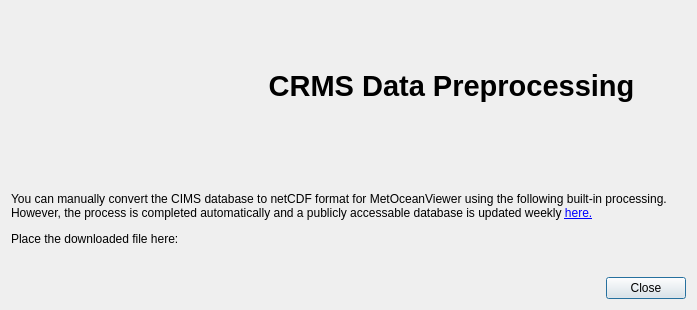
<?xml version="1.0" encoding="UTF-8"?>
<ui version="4.0">
 <class>CrmsDialog</class>
 <widget class="QDialog" name="CrmsDialog">
  <property name="geometry">
   <rect>
    <x>0</x>
    <y>0</y>
    <width>697</width>
    <height>310</height>
   </rect>
  </property>
  <property name="windowTitle">
   <string>CRMS Processing</string>
  </property>
  <layout class="QVBoxLayout" name="verticalLayout">
   <item>
    <layout class="QHBoxLayout" name="horizontalLayout_2">
     <item>
      <widget class="QLabel" name="crmslogo">
       <property name="minimumSize">
        <size>
         <width>200</width>
         <height>150</height>
        </size>
       </property>
       <property name="maximumSize">
        <size>
         <width>200</width>
         <height>150</height>
        </size>
       </property>
       <property name="text">
        <string>&lt;html&gt;&lt;head/&gt;&lt;body&gt;&lt;p&gt;&lt;img src=&quot;:/rsc/img/crms.png&quot; width=&quot;200&quot;/&gt;&lt;/p&gt;&lt;/body&gt;&lt;/html&gt;</string>
       </property>
       <property name="textFormat">
        <enum>Qt::RichText</enum>
       </property>
      </widget>
     </item>
     <item>
      <widget class="QLabel" name="label_title">
       <property name="minimumSize">
        <size>
         <width>75</width>
         <height>0</height>
        </size>
       </property>
       <property name="font">
        <font>
         <pointsize>22</pointsize>
         <weight>75</weight>
         <bold>true</bold>
        </font>
       </property>
       <property name="text">
        <string>CRMS Data Preprocessing</string>
       </property>
       <property name="textFormat">
        <enum>Qt::RichText</enum>
       </property>
       <property name="scaledContents">
        <bool>false</bool>
       </property>
       <property name="alignment">
        <set>Qt::AlignCenter</set>
       </property>
      </widget>
     </item>
    </layout>
   </item>
   <item>
    <widget class="QLabel" name="label_crmsInstructions">
     <property name="text">
      <string>&lt;html&gt;&lt;head/&gt;&lt;body&gt;&lt;p&gt;You can manually convert the CIMS database to netCDF format for MetOceanViewer using the following built-in processing. However, the process is completed automatically and a publicly accessable database is updated weekly &lt;a href=&quot;https://metoceanviewer.s3.amazonaws.com/crms.nc&quot;&gt;&lt;span style=&quot; text-decoration: underline; color:#0000ff;&quot;&gt;here.&lt;/span&gt;&lt;/a&gt;&lt;/p&gt;&lt;p&gt;Place the downloaded file here: &lt;/p&gt;&lt;/body&gt;&lt;/html&gt;</string>
     </property>
     <property name="wordWrap">
      <bool>true</bool>
     </property>
     <property name="openExternalLinks">
      <bool>true</bool>
     </property>
    </widget>
   </item>
   <item>
    <widget class="QDialogButtonBox" name="button_close">
     <property name="orientation">
      <enum>Qt::Horizontal</enum>
     </property>
     <property name="standardButtons">
      <set>QDialogButtonBox::Close</set>
     </property>
    </widget>
   </item>
  </layout>
 </widget>
 <resources/>
 <connections>
  <connection>
   <sender>button_close</sender>
   <signal>accepted()</signal>
   <receiver>CrmsDialog</receiver>
   <slot>accept()</slot>
   <hints>
    <hint type="sourcelabel">
     <x>248</x>
     <y>254</y>
    </hint>
    <hint type="destinationlabel">
     <x>157</x>
     <y>274</y>
    </hint>
   </hints>
  </connection>
  <connection>
   <sender>button_close</sender>
   <signal>rejected()</signal>
   <receiver>CrmsDialog</receiver>
   <slot>reject()</slot>
   <hints>
    <hint type="sourcelabel">
     <x>316</x>
     <y>260</y>
    </hint>
    <hint type="destinationlabel">
     <x>286</x>
     <y>274</y>
    </hint>
   </hints>
  </connection>
 </connections>
</ui>
